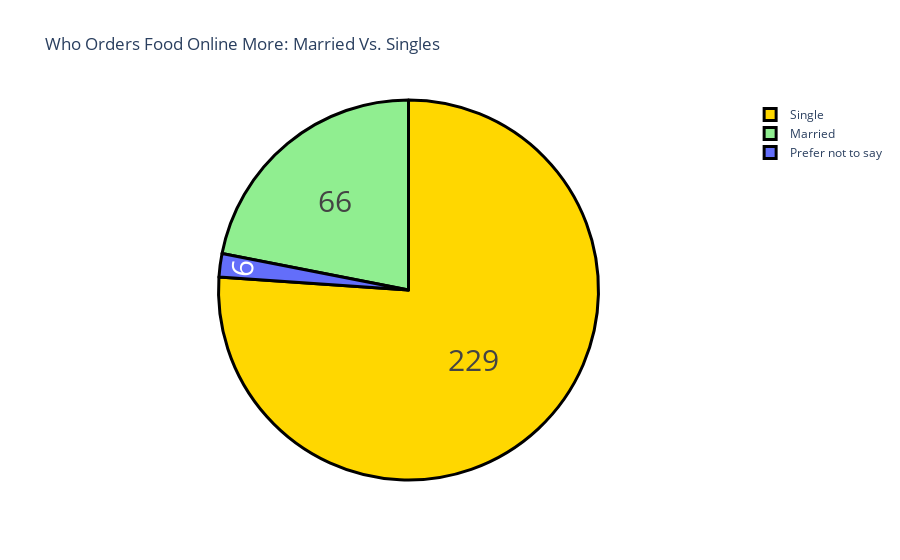

Notebook code cell kept with this figure:
### Markdown cell above
Menurut dataset, pelanggan pria memesan lebih banyak dibandingkan dengan pelanggan wanita. Sekarang mari kita lihat status perkawinan pelanggan yang memesan lagi:

### Code cell
marital = buying_again_data["Marital Status"].value_counts()
label = marital.index
counts = marital.values
colors = ['gold','lightgreen']

fig = go.Figure(data=[go.Pie(labels=label, values=counts)])
fig.update_layout(title_text='Who Orders Food Online More: Married Vs. Singles')
fig.update_traces(hoverinfo='label+percent', textinfo='value', textfont_size=30,
                  marker=dict(colors=colors, line=dict(color='black', width=3)))
fig.show()

### Figure 1 — Plotly figure (JSON) as saved in the notebook; plotly's stock layout.template omitted (floating-point values rounded to 4 significant figures)
{"data": [{"hoverinfo": "label+percent", "labels": ["Single", "Married", "Prefer not to say"], "marker": {"colors": ["gold", "lightgreen"], "line": {"color": "black", "width": 3}}, "textfont": {"size": 30}, "textinfo": "value", "type": "pie", "values": [229, 66, 6]}], "layout": {"title": {"text": "Who Orders Food Online More: Married Vs. Singles"}}}
